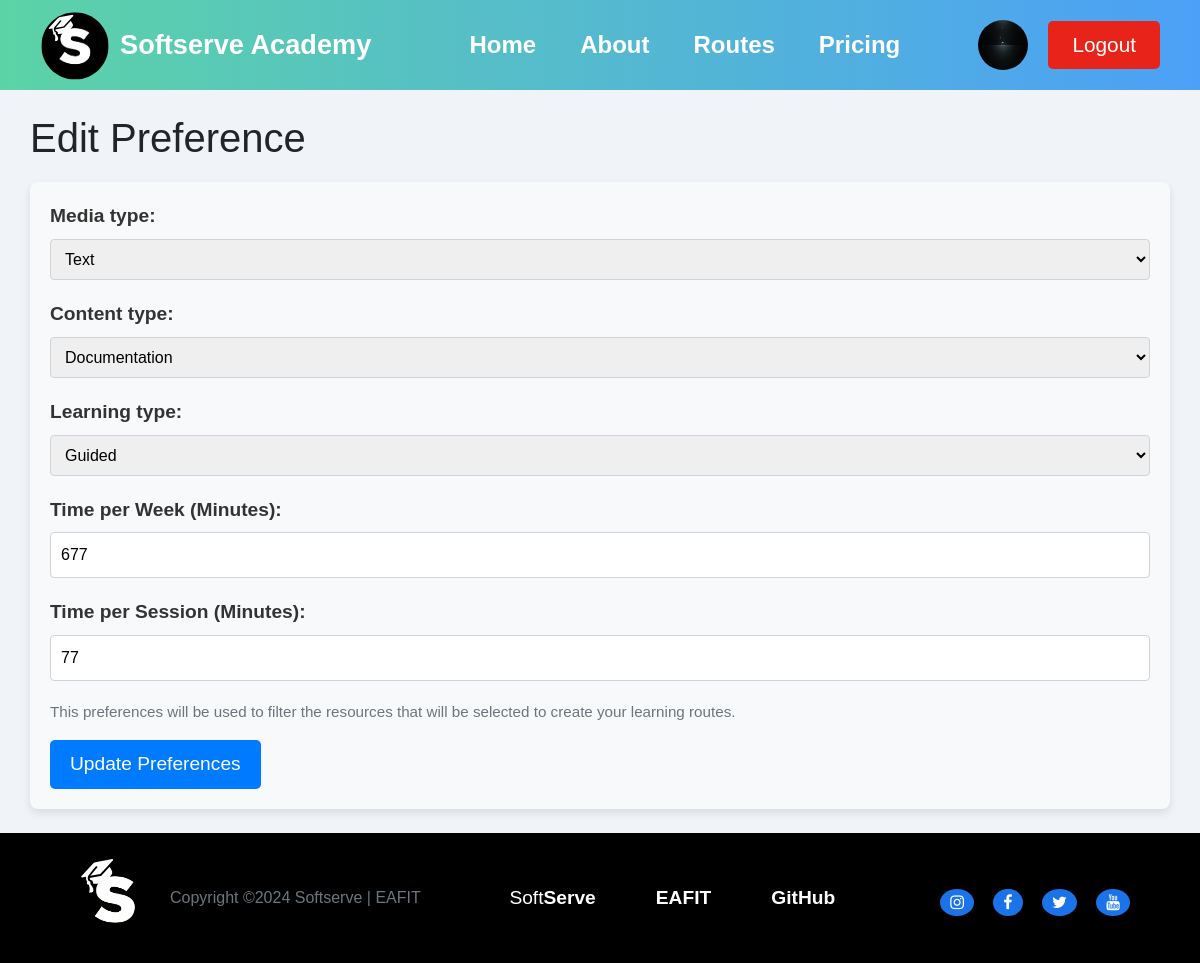
Before: /preference/create/ (signed in) with the older database file.
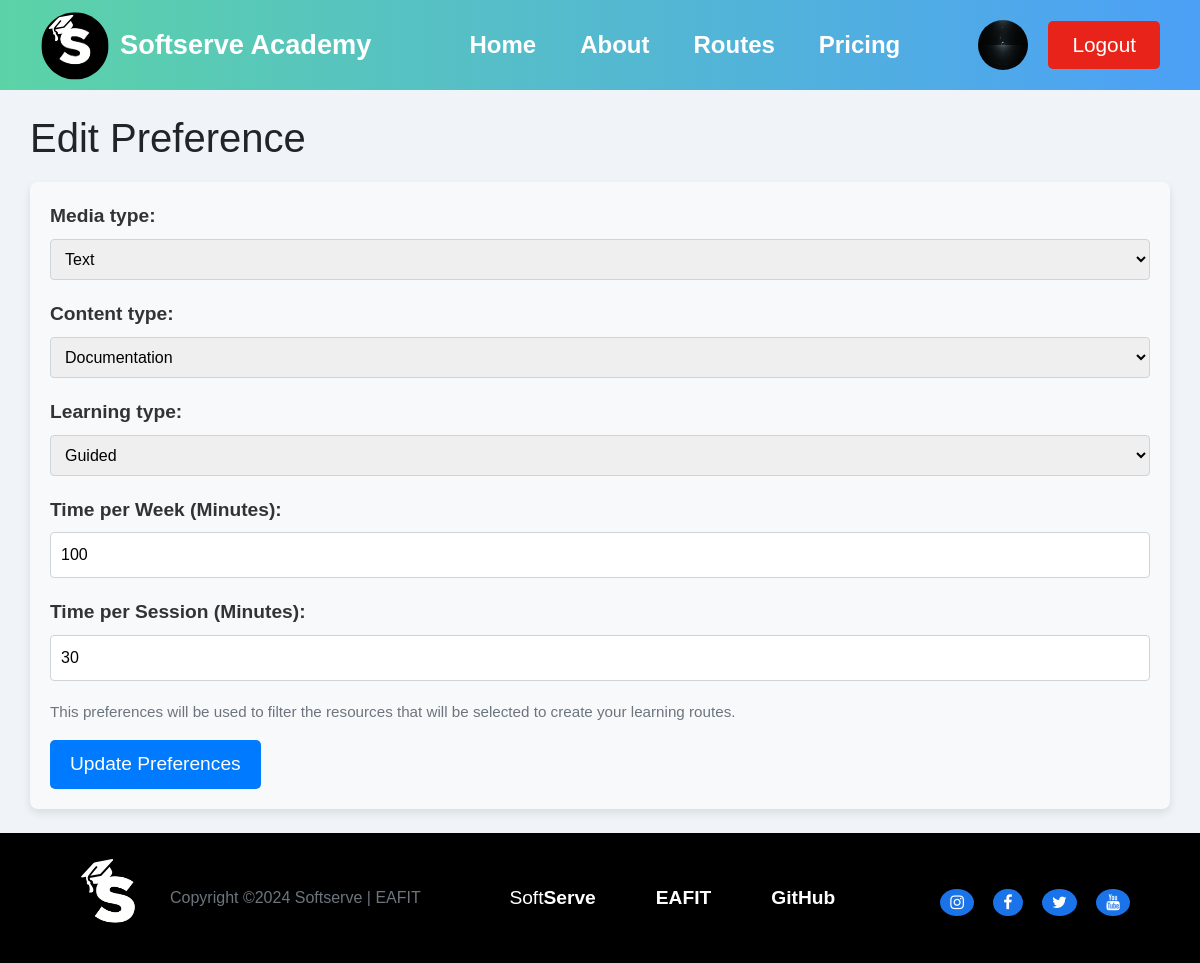
After: the same page with the newer database file.
### preference/models.py (models this page shows)
class Preference(models.Model):
    id = models.AutoField(primary_key=True)
    media_type = models.CharField(max_length=100, choices=MEDIA_TYPE_CHOICES)
    content_type = models.CharField(max_length=100, choices=CONTENT_TYPE_CHOICES)
    learning_type = models.CharField(max_length=100, choices=LEARNING_TYPE_CHOICES)
    time_per_week = models.IntegerField(
        validators=[MinValueValidator(5), MaxValueValidator(6000)]
    )
    time_per_session = models.IntegerField(
        validators=[MinValueValidator(5), MaxValueValidator(600)]
    )

### preference/views.py (the view)
@login_required
def create(request):
    user = request.user  # Use the logged-in user
    if request.method == "POST":
        form = PreferenceForm(request.POST, instance=user.preference)
        if form.is_valid():
            preference = form.save()
            user.preference = preference
            user.save()
            return redirect("user")
        else:
            return render(request, "preference_create.html", {"form": form})
    else:
        form = PreferenceForm(instance=user.preference)
    return render(request, "preference_create.html", {"form": form})

### preference/forms.py (shortened to what this page needs)
class PreferenceForm(forms.ModelForm):
    class Meta:
        model = Preference  # Asegúrate de que esto corresponda a tu modelo
        fields = [
            "media_type",
            "content_type",
            "learning_type",
            "time_per_week",
            "time_per_session",
        ]

### learning_route/models.py (called while the page is built)
    def __str__(self):
        return self.skill_level.skill.name + " - " + str(self.skill_level.level)

### preference/templates/preference_create.html (shortened to what this page needs)
{% extends "base.html" %}
{% load static %}
{% block extra_css %}
<link rel="stylesheet" href="{% static 'css/preferenceform.css' %}">
{% endblock %}
{% block content %}
<br>
<h1>{% if form.instance.pk %}Edit{% else %}Create{% endif %} Preference</h1>
<form method="post">
    <div class="form-group">
        <label for="{{ form.media_type.id_for_label }}">Media type:</label>
        {{ form.media_type }}
    </div>
    <div class="form-group">
        <label for="{{ form.content_type.id_for_label }}">Content type:</label>
        {{ form.content_type }}
    </div>
    <div class="form-group">
        <label for="{{ form.learning_type.id_for_label }}">Learning type:</label>
        {{ form.learning_type }}
    </div>
    <div class="form-group">
        <label for="{{ form.time_per_week.id_for_label }}">Time per Week (Minutes):</label>
        {{ form.time_per_week }}
    </div>
    <div class="form-group">
        <label for="{{ form.time_per_session.id_for_label }}">Time per Session (Minutes):</label>
        {{ form.time_per_session }}
    </div>
    <p>This preferences will be used to filter the resources that will be selected to create your learning routes.</p>
    <button type="submit" class="btn btn-primary">{% if form.instance.pk %}Update{% else %}Save{% endif %}
        Preferences</button>
</form>
<br>
{% endblock %}

Changed rows visible on the page:
changed Preference "Text": time_per_week "677" → "100"; time_per_session "77" → "30"
